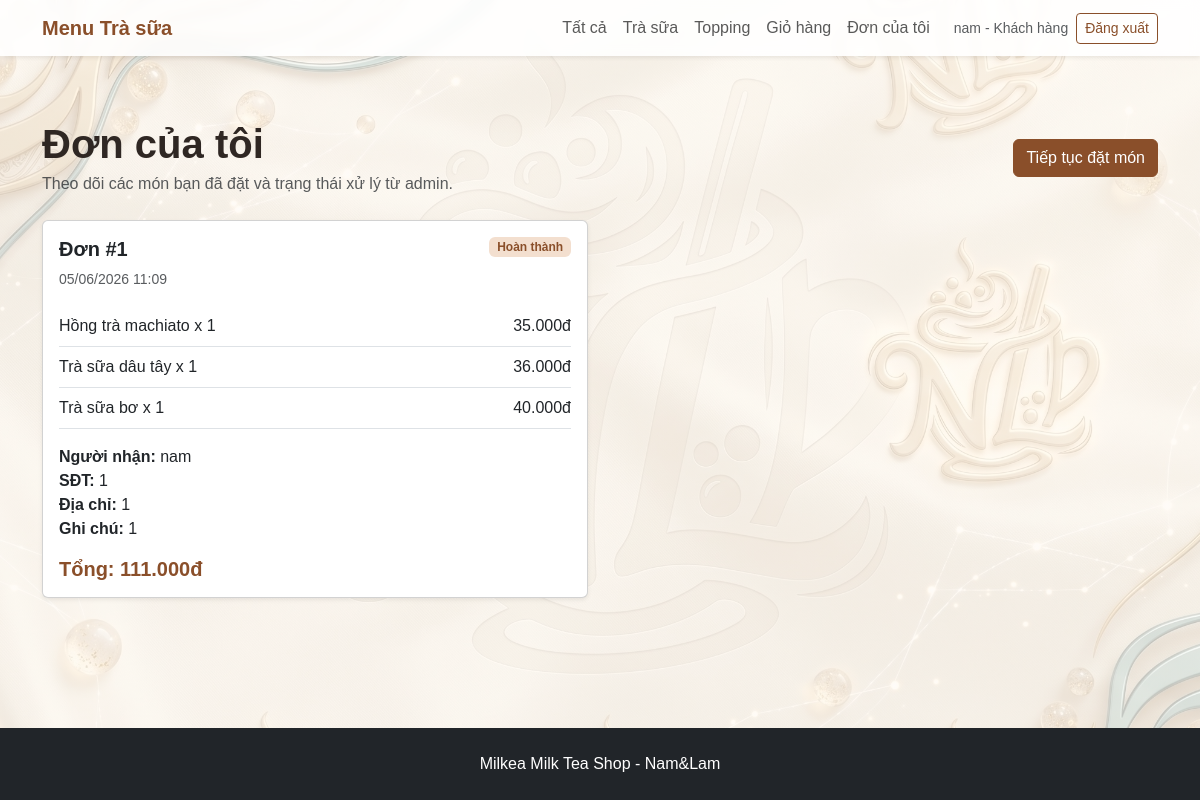
Page /my-orders (signed in) on the committed database.
### milk_tea_shop/models.py (models this page shows)
class Order(db.Model):
    __tablename__ = "orders"
    id = db.Column(db.Integer, primary_key=True)
    user_id = db.Column(db.Integer, db.ForeignKey("users.id"), nullable=True)
    customer_name = db.Column(db.String(120), default="")
    phone = db.Column(db.String(30), default="")
    address = db.Column(db.String(255), default="")
    note = db.Column(db.Text, default="")
    total_price = db.Column(db.Integer, default=0)
    status = db.Column(db.String(50), default="Chờ xác nhận")
    created_at = db.Column(db.DateTime, default=datetime.utcnow)
    items = db.relationship("OrderItem", backref="order", lazy=True, cascade="all, delete-orphan")

class OrderItem(db.Model):
    __tablename__ = "order_items"
    id = db.Column(db.Integer, primary_key=True)
    order_id = db.Column(db.Integer, db.ForeignKey("orders.id"), nullable=False)
    product_id = db.Column(db.Integer, db.ForeignKey("products.id"), nullable=False)
    quantity = db.Column(db.Integer, default=1)
    price = db.Column(db.Integer, nullable=False)

class Product(db.Model):
    __tablename__ = "products"
    id = db.Column(db.Integer, primary_key=True)
    name = db.Column(db.String(120), nullable=False)
    category = db.Column(db.String(80), nullable=False)
    size = db.Column(db.String(50), default="M/L")
    topping = db.Column(db.String(120), default="Không")
    price = db.Column(db.Integer, nullable=False)
    description = db.Column(db.Text, default="")
    image = db.Column(db.String(255), default="")
    order_items = db.relationship("OrderItem", backref="product", lazy=True)

### milk_tea_shop/routes.py (the view)
@main_bp.route("/my-orders")
def my_orders():
    if not check_user():
        return redirect(url_for("main.login"))
    orders = Order.query.filter_by(
        user_id=session.get("user_id")
    ).order_by(Order.created_at.desc()).all()
    return render_template("my_orders.html", orders=orders)

### milk_tea_shop/routes.py (called while the page is built)
@main_bp.app_context_processor
def send_data_to_html():
    cart = session.get("cart", {})
    cart_count = 0
    for quantity in cart.values():
        try:
            cart_count += int(quantity)
        except:
            pass
    return {
        "money": money,
        "cart_count": cart_count
    }

def check_user():
    if "user_id" not in session:
        flash("Vui lòng đăng nhập trước.", "warning")
        return False
    if session.get("role") == "admin":
        flash("Admin chỉ dùng trang quản lý.", "warning")
        return False
    return True

### milk_tea_shop/templates/my_orders.html (shortened to what this page needs)
{% extends "base.html" %}
{% block content %}
<section class="container py-5">
    <div class="d-flex justify-content-between align-items-center mb-4">
        <div>
            <h1 class="fw-bold mb-1">Đơn của tôi</h1>
            <p class="text-muted mb-0">Theo dõi các món bạn đã đặt và trạng thái xử lý từ admin.</p>
        </div>
        <a href="{{ url_for('main.menu') }}" class="btn btn-brown">Tiếp tục đặt món</a>
    </div>
    <div class="row g-4">
        {% for o in orders %}
        <div class="col-md-6">
            <div class="card shadow-sm h-100 order-history-card">
                <div class="card-body">
                    <div class="d-flex justify-content-between align-items-start mb-2">
                        <h5 class="fw-bold mb-0">Đơn #{{ o.id }}</h5>
                        <span class="badge bg-brown-light text-brown">{{ o.status }}</span>
                    </div>
                    <p class="text-muted small mb-3">{{ o.created_at.strftime('%d/%m/%Y %H:%M') }}</p>
                    {% for item in o.items %}
                    <div class="d-flex justify-content-between border-bottom py-2">
                        <span>{{ item.product.name }} x {{ item.quantity }}</span>
                        <span>{{ "{:,.0f}".format(item.price * item.quantity).replace(',', '.') }}đ</span>
                    </div>
                    {% endfor %}
                    <div class="mt-3">
                        <div><strong>Người nhận:</strong> {{ o.customer_name }}</div>
                        <div><strong>SĐT:</strong> {{ o.phone }}</div>
                        <div><strong>Địa chỉ:</strong> {{ o.address }}</div>
                        {% if o.note %}<div><strong>Ghi chú:</strong> {{ o.note }}</div>{% endif %}
                    </div>
                    <h5 class="text-brown fw-bold mt-3 mb-0">Tổng: {{ "{:,.0f}".format(o.total_price).replace(',', '.') }}đ</h5>
                </div>
            </div>
        </div>
        {% else %}
        <div class="col-12">
            <div class="alert alert-warning text-center">Bạn chưa có đơn hàng nào.</div>
        </div>
        {% endfor %}
    </div>
</section>
{% endblock %}

### milk_tea_shop/templates/base.html (shortened to what this page needs)
<!DOCTYPE html>
<html lang="vi">
<head>
    <link href="https://cdn.jsdelivr.net/npm/bootstrap@5.3.3/dist/css/bootstrap.min.css" rel="stylesheet">
    <link rel="stylesheet" href="{{ url_for('static', filename='css/style.css') }}">
</head>
<body class="{% if request.endpoint in ['main.login', 'main.register'] %}auth-body{% else %}app-body{% endif %}">
    {% if request.endpoint not in ['main.login', 'main.register'] %}
    <nav class="navbar navbar-expand-lg navbar-light bg-white shadow-sm sticky-top">
        <div class="container">
            <a class="navbar-brand fw-bold text-brown" href="{{ url_for('main.index') }}">
                Menu Trà sữa
            </a>
            <div class="collapse navbar-collapse" id="navbarNav">
                <ul class="navbar-nav ms-auto align-items-lg-center">
                    {% if session.get('role') == 'admin' %}
                    <li class="nav-item">
                        <a class="nav-link" href="{{ url_for('main.dashboard') }}">Quản lý hoá đơn</a>
                    </li>
                    <li class="nav-item">
                        <a class="nav-link" href="{{ url_for('main.admin_products') }}">Quản lý món</a>
                    </li>
                    <li class="nav-item">
                        <a class="nav-link" href="{{ url_for('main.order_list') }}">Đơn hàng</a>
                    </li>
                    {% elif session.get('role') == 'user' %}
                    <li class="nav-item">
                        <a class="nav-link" href="{{ url_for('main.menu') }}">Tất cả</a>
                    </li>
                    <li class="nav-item">
                        <a class="nav-link" href="{{ url_for('main.menu', category='Trà sữa') }}">Trà sữa</a>
                    </li>
                    <li class="nav-item">
                        <a class="nav-link" href="{{ url_for('main.menu', category='Topping') }}">Topping</a>
                    </li>
                    <li class="nav-item">
                        <a class="nav-link" href="{{ url_for('main.cart') }}">
                            Giỏ hàng
                        </a>
                    </li>
                    <li class="nav-item">
                        <a class="nav-link" href="{{ url_for('main.my_orders') }}">Đơn của tôi</a>
                    </li>
                    {% endif %}
                    {% if session.get('user_id') %}
                    <li class="nav-item ms-lg-3">
                        <span class="navbar-text small text-muted">
                            {{ session.get('username') }} -
                            {{ 'Admin' if session.get('role') == 'admin' else 'Khách hàng' }}
                        </span>
                    </li>
                    <li class="nav-item ms-lg-2">
                        <a class="btn btn-outline-brown btn-sm" href="{{ url_for('main.logout') }}">
                            Đăng xuất
                        </a>
                    </li>
                    {% else %}
                    <li class="nav-item ms-lg-2">
                        <a class="btn btn-outline-brown btn-sm" href="{{ url_for('main.login') }}">
                            Đăng nhập
                        </a>
                    </li>
                    {% endif %}
                </ul>
            </div>
        </div>
    </nav>
    {% endif %}
    <main>
        {% block content %}{% endblock %}
    </main>
    {% if request.endpoint not in ['main.login', 'main.register'] %}
    <footer class="py-4 bg-dark text-white text-center">
        <div class="container">
            <p class="mb-0">Milkea Milk Tea Shop - Nam&Lam</p>
        </div>
    </footer>
    {% endif %}
</body>
</html>

### milk_tea_shop/static/css/style.css (style rules this page uses)
html, body { min-height: 100%; }
body { margin: 0; color: #2f2723; font-family: Arial, Helvetica, sans-serif; background: #fffaf5; }
body.app-body { background: linear-gradient(rgba(255, 250, 245, 0.70), rgba(255, 250, 245, 0.70)), url("../images/background.png"); background-size: cover; background-position: center; background-repeat: no-repeat; background-attachment: fixed; }
.text-brown { color: #8a4f2a !important; }
.bg-brown-light { background: #f3dfcf; }
.btn-brown { background: #8a4f2a; color: #fff; border: 1px solid #8a4f2a; }
.btn-outline-brown { border: 1px solid #8a4f2a; color: #8a4f2a; }
.navbar, footer { background-color: rgba(255, 255, 255, 0.88) !important; backdrop-filter: blur(4px); }
html, body { min-height: 100%; margin: 0; }
body { min-height: 100vh; display: flex; flex-direction: column; }
main { flex: 1; }
footer { margin-top: auto; }

### rows in the picture
Order: get "nam", id "1", status "Hoàn thành", created_at "05/06/2026 11:09", customer_name "nam", phone "1", address "1", note "1", total_price "111.000"
OrderItem: product.name "Hồng trà machiato", quantity "1", price+quantity "35.000"
OrderItem: product.name "Trà sữa dâu tây", quantity "1", price+quantity "36.000"
OrderItem: product.name "Trà sữa bơ", quantity "1", price+quantity "40.000"

### other values in the picture
{{ 'Admin' if session.get('role') == 'admin' else 'Khách hàng' }} "Khách hàng"
